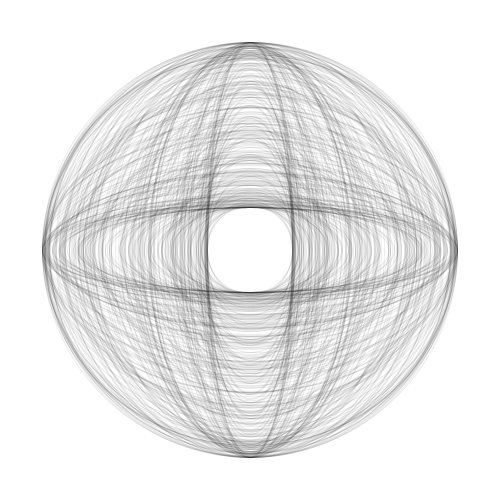
Frame 1 (no input)
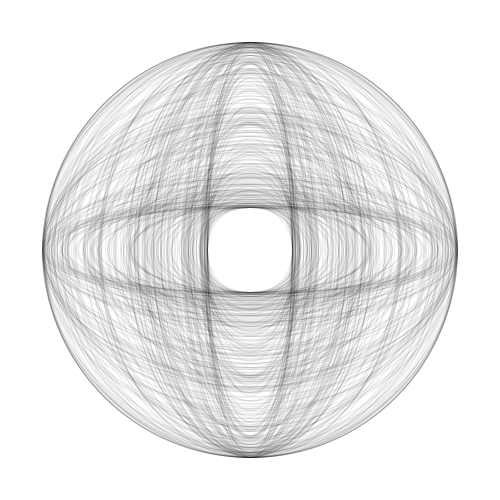
Frame 60 (the mouse pressed at the canvas centre just before this capture)
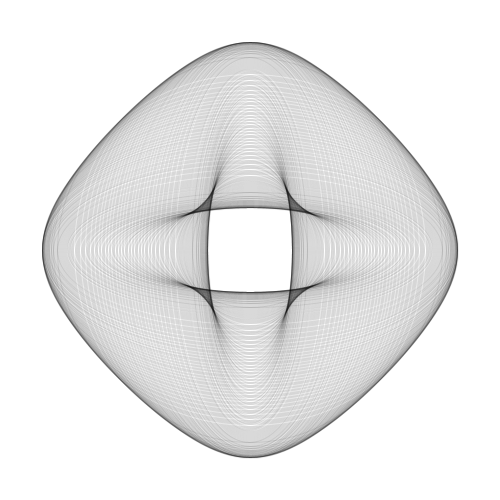
Frame 120 (the mouse held since frame 60 and released just before this capture)

The Processing sketch that drew these frames (run headless with seeded random() and noise(); from frame 60 on, the mouse is pressed at the canvas centre):

// Processing sketch: figuresSinCos
// ── figuresSinCos.pde
int degrees = 360;
float centerX, centerY;
float pointX, pointY;
float radius;

void setup() {
  size(500, 500);
  centerX = width/2;
  centerY = height/2;
  radius = height/3;
  noFill();
  stroke(0, 20);
  rectMode(CENTER);
}

void draw() {
  background(255);
  beginShape();
  for (int i = 0; i < degrees; i++) {
    pointX = centerX + radius * cos(radians(i) + random(map(mouseX, 0, width, -5, 5)));
    pointY = centerY + radius * sin(radians(i) + random(map(mouseY, 0, height, -5, 5)));
    //Intercambiar por rect, line, ellipse
    ellipse(centerX, centerY, pointX, pointY);  
  }
  endShape(CLOSE);
}
